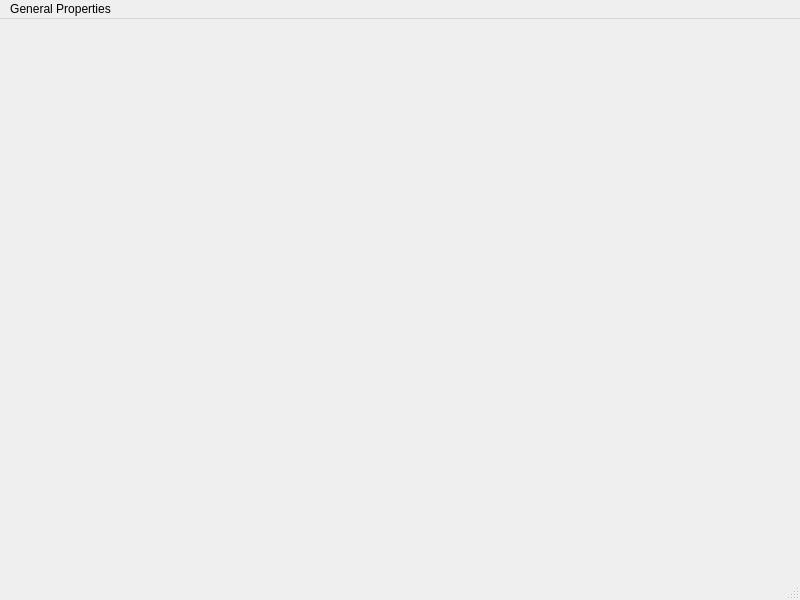
<?xml version="1.0" encoding="UTF-8"?>
<ui version="4.0">
 <class>GraphExploreDlg</class>
 <widget class="QMainWindow" name="GraphExploreDlg">
  <property name="geometry">
   <rect>
    <x>0</x>
    <y>0</y>
    <width>800</width>
    <height>600</height>
   </rect>
  </property>
  <property name="windowTitle">
   <string>MainWindow</string>
  </property>
  <widget class="QWidget" name="centralwidget"/>
  <widget class="QMenuBar" name="menubar">
   <property name="geometry">
    <rect>
     <x>0</x>
     <y>0</y>
     <width>800</width>
     <height>23</height>
    </rect>
   </property>
   <widget class="QMenu" name="menuGeneral">
    <property name="title">
     <string>General Properties</string>
    </property>
    <addaction name="actiondegree"/>
    <addaction name="actionstrength_distribution"/>
   </widget>
   <addaction name="menuGeneral"/>
  </widget>
  <widget class="QStatusBar" name="statusbar"/>
  <action name="actiondegree">
   <property name="text">
    <string>Degree Distribution</string>
   </property>
  </action>
  <action name="actionstrength_distribution">
   <property name="text">
    <string>Strength Distribution</string>
   </property>
  </action>
 </widget>
 <resources/>
 <connections/>
</ui>
